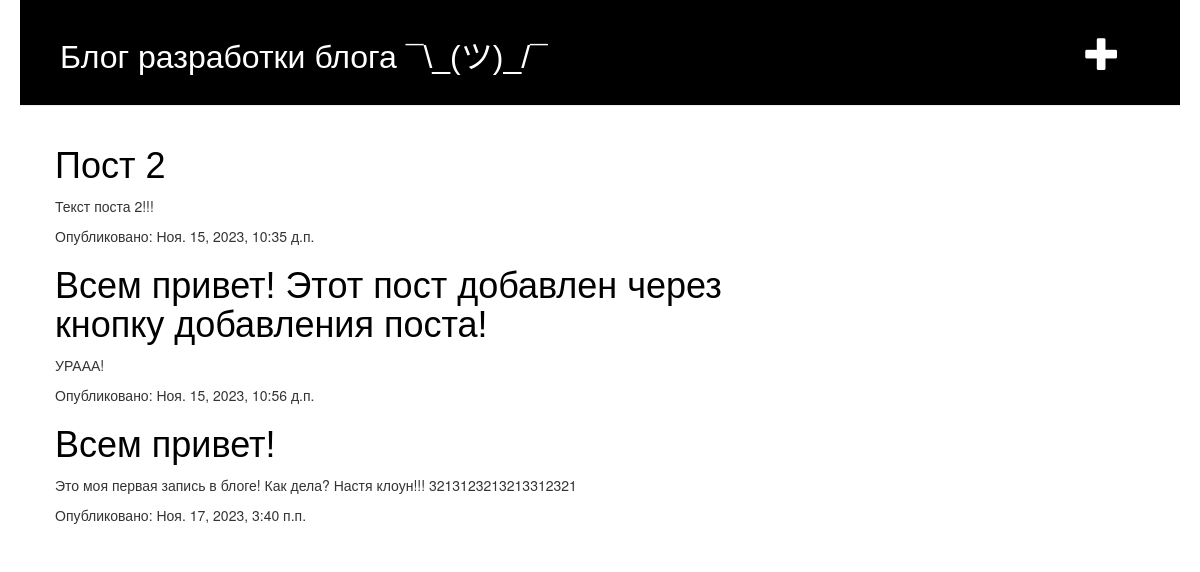
The app's page / (signed in) with its own data.
### blog/models.py (models this page shows, shortened)
class Post(models.Model):
    author = models.ForeignKey(settings.AUTH_USER_MODEL, on_delete=models.CASCADE)
    title = models.CharField(max_length=200)
    text = models.TextField()
    created_date = models.DateTimeField(default=timezone.now)
    published_date = models.DateTimeField(blank=True, null=True)

### blog/views.py (the view)
# urls.py: path('', views.post_list, name='post_list'),
def post_list(request):
    posts = Post.objects.filter(published_date__lte=timezone.now()).order_by('published_date')
    return render(request, 'blog/post_list.html', {'posts': posts})

### blog/templates/blog/post_list.html
{% extends 'blog/base.html' %}
{% block content %}
    {% for post in posts %}
        <div class="post">
            <h1><a href="{% url 'post_detail' pk=post.pk %}">{{ post.title }}</a></h1>
            <p>{{ post.text|linebreaksbr }}</p>
            {% if post.published_date %}
                <p>Опубликовано: {{ post.published_date }}</p>
            {% endif %}
        </div>
    {% endfor %}
{% endblock %}

### blog/static/css/blog.css (style rules this page uses)
h1, h2, h3, h4 { font-family: 'Helvetica', bold; }
.post { margin-bottom: 20px; }
.post h1 a, .post h1 a:visited { color: #000000; }

### records on screen
Post: title "Пост 2", text "Текст поста 2!!!", published_date "Ноя. 15, 2023, 10:35 д.п."
Post: title "Всем привет! Этот пост добавлен через кнопку добавления поста!", text "УРААА!", published_date "Ноя. 15, 2023, 10:56 д.п."
Post: title "Всем привет!", text "Это моя первая запись в блоге! Как дела? Настя клоун!!! 3213123213213312321", published_date "Ноя. 17, 2023, 3:40 п.п."
